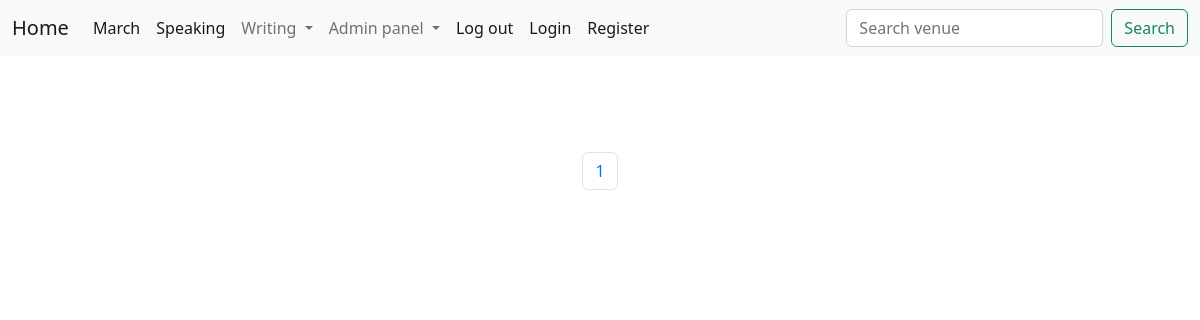
Page /speakingpart2/ on the earlier database version.
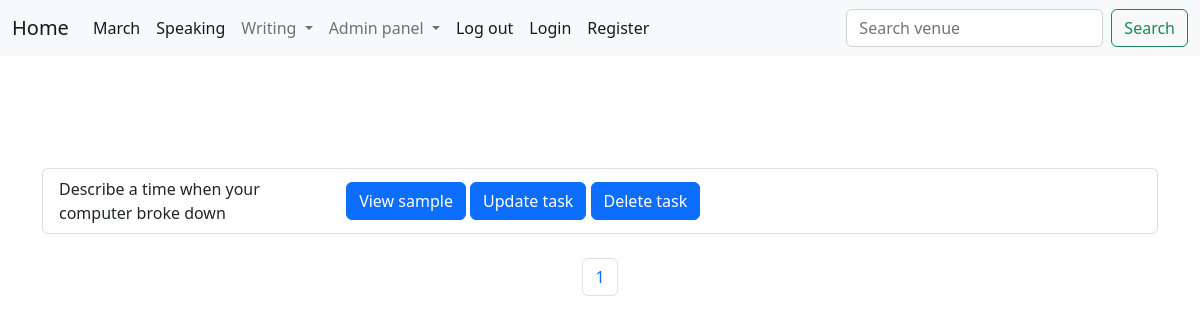
Same page on the later database version.
### ielts/models.py (models this page shows, shortened)
class SpeakingPart2(models.Model):
    question = models.CharField(max_length=255)
    text = RichTextField(blank=True, null=True)

### ielts/views.py (the view)
# urls.py: path('speakingpart2/', SpeakingPart2Questions, name='speakingpart2'),
def SpeakingPart2Questions(request):
    listtask = SpeakingPart2.objects.all
    p = Paginator(SpeakingPart2.objects.all(), 2)
    page = request.GET.get('page')
    tasks = p.get_page(page)
    nums = "a" * tasks.paginator.num_pages
    return render(request, 'speaking/part2/part2questionslist.html',
                  {"listtask": listtask,
                   "tasks": tasks,
                   "nums": nums,
                   }
                  )

### ielts/templates/speaking/part2/part2questionslist.html (shortened to what this page needs)
{% extends "base.html" %}
{% block content %}
<br/>
<br/>
<br/>
{% for i in tasks %}
<ul class="list-group">
    <li class="list-group-item d-flex justify-content-between align-items-center">
        {{i.question}}
       <div class="container"> <button type="button" class="btn btn-primary"><a class="dropdown-item" aria-current="page" href="#">View sample</a></button>
        <button type="button" class="btn btn-primary"><a class="dropdown-item" aria-current="page" href="#">Update task</a></button>
        <button type="button" class="btn btn-primary"><a class="dropdown-item" aria-current="page" href="#">Delete task</a></button>
    </div>
    </li>
</ul><br/>
{% endfor %}
<nav aria-label="Page navigation example">
    <ul class="pagination  justify-content-center">
{% for i in nums %}
    <li class="page-item"><a class="page-link"  href="?page={{forloop.counter}}">{{forloop.counter}}</a></li>
{% endfor %}
</ul>
</nav>
{% endblock %}

Differences in the rows shown:
added SpeakingPart2: question "Describe a time when your computer broke down"
